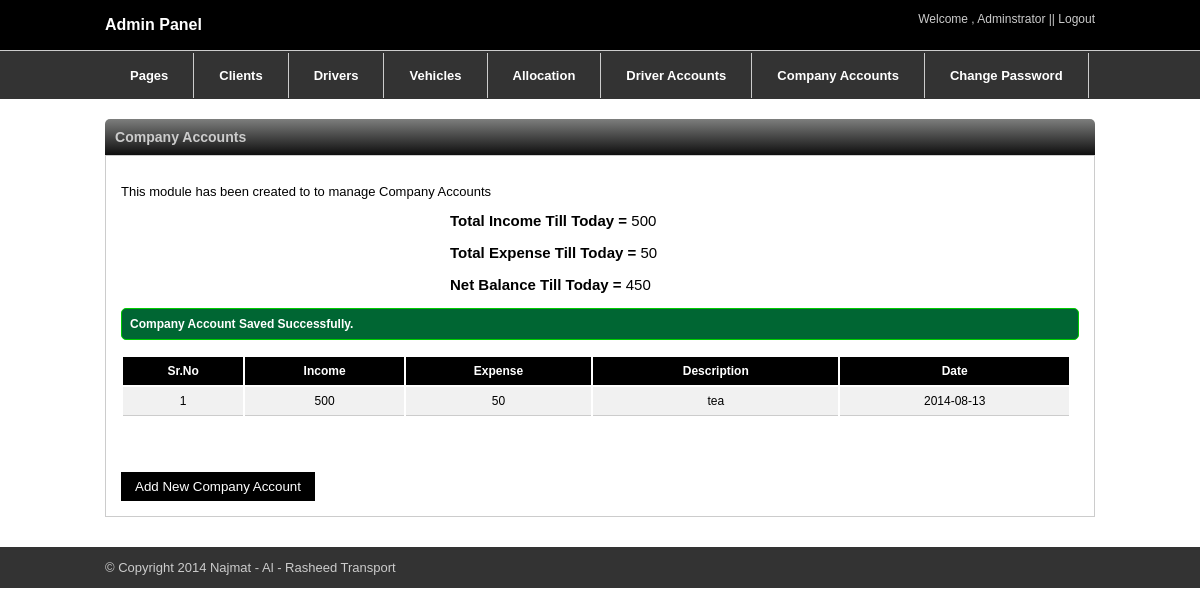
/admin/caccounts.php?msg2=ssuccess (signed in), run on the app's committed database.
### tables this page shows
CREATE TABLE IF NOT EXISTS `caccounts` (
  `id` int(11) NOT NULL AUTO_INCREMENT,
  `income` varchar(255) NOT NULL,
  `expense` varchar(255) NOT NULL,
  `date` date NOT NULL,
  `description` text NOT NULL,
  PRIMARY KEY (`id`)
);

### admin/caccounts.php (the view, shortened to what this page needs)
<?php
include("themes/header.php");
 ?>
<br />
<div class="container">
<div class="titleheader">
<h3>Company Accounts</h3>
</div>
<div class="outer-container">
<p class="text">This module has been created to to manage Company Accounts</p>
<div class="companytotal">
<?php
$qw=mysql_query("SELECT sum(income),sum(expense) FROM caccounts");
$trow=mysql_fetch_array($qw);
?>
<div class="">
<div class="total_income"><strong>Total Income Till Today = </strong><?php echo $trow['sum(income)']; ?></div>
<div class="total_income"><strong>Total Expense Till Today = </strong><?php echo $trow['sum(expense)']; ?></div>
<div class="total_income"><strong>Net Balance Till Today = </strong><?php echo $final = $trow['sum(income)'] - $trow['sum(expense)']; ?></div>
</div>
</div>
<?php if(isset($_GET['msg2'])=="ssuccess"){ ?>
<div class="n_ok"><p>Company Account Saved Successfully.</p></div>
<?php }?>
<table class="listing" style="width:950px;">
<tr>
<th>Sr.No</th>
<th>Income</th>
<th>Expense</th>
<th>Description</th>
<th>Date</th>
</tr>
<?php
$max = 10;
if(isset($_GET['pg'])){
$p = $_GET['pg'];
}
else
{
$p = 1;
}
$limits = (int)($p - 1) * $max;
$q1="select * from caccounts limit " . $limits . "," . $max;
$result=mysql_query($q1);
if(mysql_num_rows($result)>0)
{
$count=1;
while($row=mysql_fetch_array($result))
{
?>
<tr>
<td align="center"><?php echo $count++; ?></td>
<td><?php echo $row['income']; ?></td>
<td><?php echo $row['expense']; ?></td>
<td><?php echo substr($row['description'],0,200); ?></td>
<td><?php echo $row['date']; ?></td>
</tr>
<?php }$count++;} ?>
</table>
<div class="pagination">
</div>
<a href="add_caccount.php"><input type="button" name="sumit" class="add" value="Add New Company Account" ></a>
</div>
</div>
<br />
<br />
<?php include("themes/footer.php"); ?>

### admin/css/style.css (style rules this page uses)
input { outline: none; }
body { margin:0px; padding:0px; }
.container { margin:0 auto; width:990px; }
.titleheader h3 { margin:0px; padding:10px; }
.titleheader { float: left; width: 100%; font-family: arial; font-size: 12px; background: #7d7e7d; background: -moz-linear-gradient(top, #7d7e7d 0%, #0e0e0e 100%); background: -webkit-gradient(linear, left top, left bottom, color-stop(0%,#7d7e7d), color-stop(100%,#0e0e0e)); background: -webkit-linear-gradient(top, #7d7e7d 0%,#0e0e0e 100%); background: -o-linear-gradient(top, #7d7e7d 0%,#0e0e0e 100%); background: -ms-linear-gradient(top, #7d7e7d 0%,#0e0e0e 100%); background: linear-gradient(to bottom, #7d7e7d 0%,#0e0e0e 100%); filter: progid:DXImageTransform.Microsoft.gradient( startColorstr='#7d7e7d', endColorstr='#0e0e0e',GradientType=0 ); border-top-right-radius:5px; border-top-left-radius:5px; color: #ccc; margin-top: 20px; }
.outer-container { float: left; width: 958px; background-color: #fff; border: 1px solid #ccc; padding: 15px; margin-bottom: 20px; }
.text { font-family:arial; font-size:13px; }
th { background-color:#000000; font-family:Arial, Helvetica, sans-serif; color:#fff; font-size:12px; font-weight:bold; padding-top: 7px; padding-bottom: 7px; }
td { font-family: Arial, Helvetica, sans-serif; font-size: 12px; text-align: center; padding-top: 7px; padding-bottom: 7px; border-bottom: 1px solid #ccc; background-color: #f1f1f1; }
.add { background-color: #000; padding: 7px 14px; color: #fff; border: none; margin-top: 20px; }
.pagination { margin: 5px auto; padding: 12px 0; text-align: center; }
.n_ok { background: none repeat scroll 0 0 #006633; border: 1px solid #00CC00; border-radius: 5px; font-family: Arial,Helvetica,sans-serif; font-size: 12px; font-weight: bold; padding: 8px; margin-bottom:15px; }
.n_ok p { margin:0px; color:#FFFFFF; }
.companytotal { font-family: Arial; font-size: 15px; margin: 0 auto; width: 300px; }
.total_income { margin-bottom:15px; }

### data on the page
caccounts: income "500", expense "50", description "tea", date "2014-08-13"

### other printed values
$trow['sum(income)'] "500"
$trow['sum(expense)'] "50"
$final = $trow['sum(income)'] - $trow['sum(expense)'] "450"
